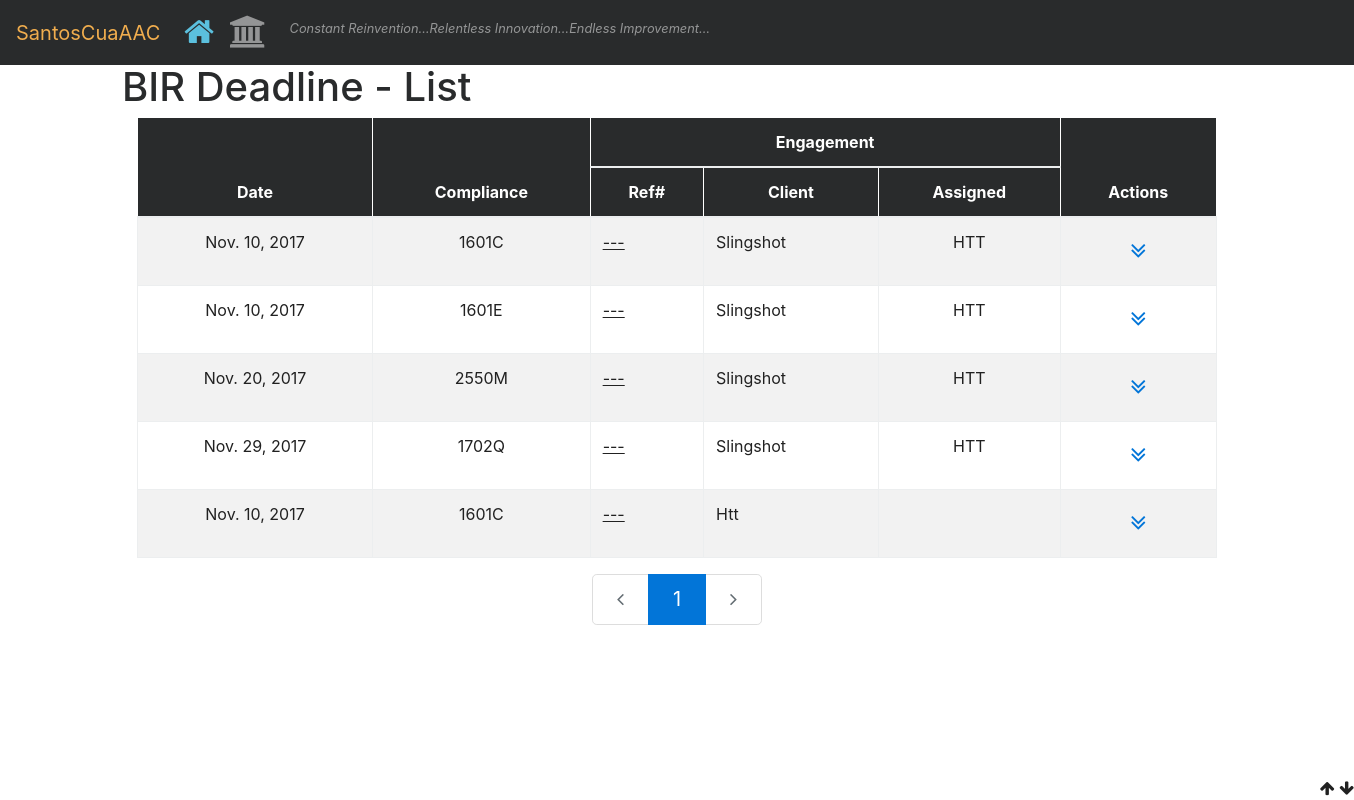
Before: /compliance/bir with the older database file.
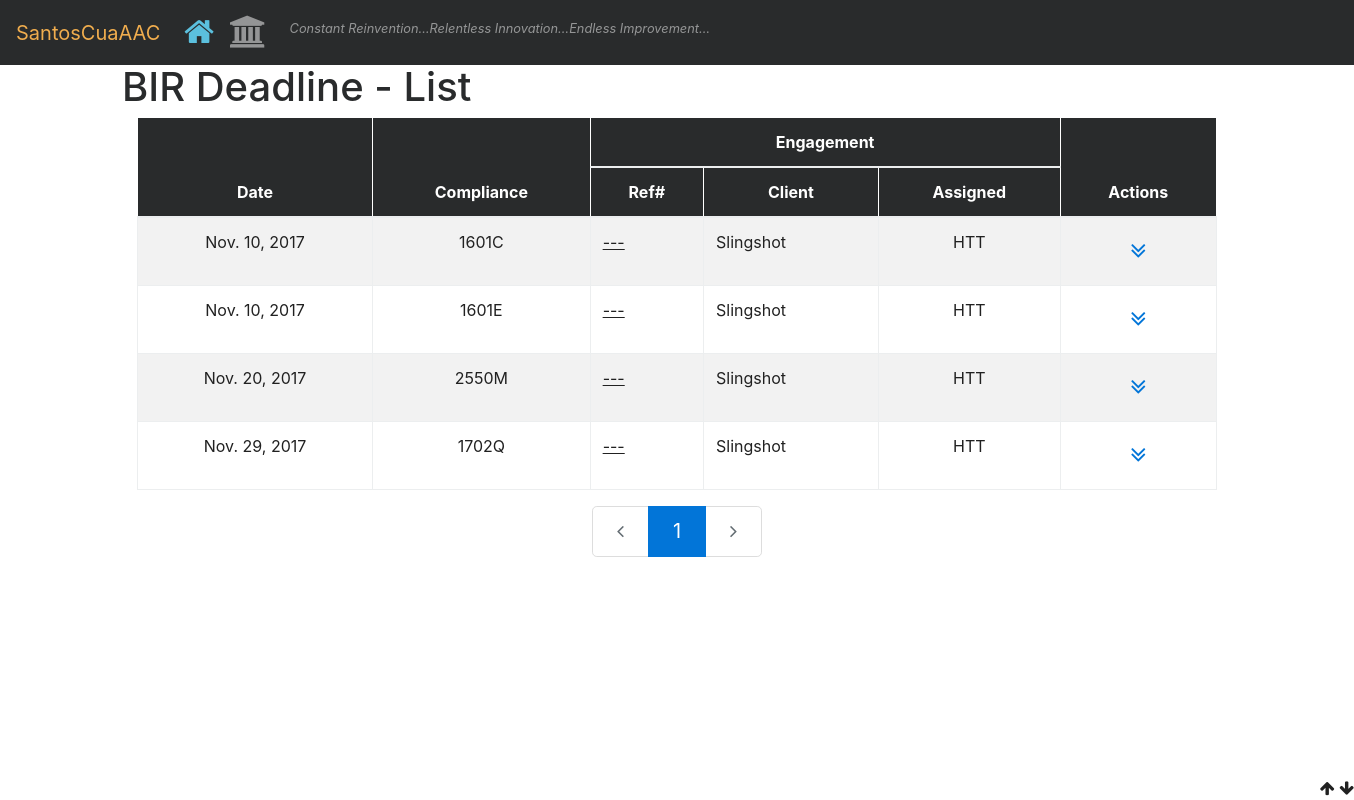
After: the same page with the newer database file.
### compliance/models.py (models this page shows, shortened)
class BirDeadline(models.Model):
    class Meta:
        verbose_name_plural = 'Deadlines - BIR'
    compliance = models.ForeignKey(BirCompliance)
    date_deadline = models.DateField(null=False, blank=False, default=timezone.now, verbose_name='deadline')
    date_notify_start = models.DateField(null=False, blank=False, verbose_name='notification starts on')

class BirCompliance(models.Model):
    class Meta:
        verbose_name_plural = 'Compliance - BIR'
    client = models.ForeignKey(Client)
    bir_form = models.ForeignKey(BirForm)
    is_active = models.BooleanField(null=False, default=False)

class Client(models.Model):
    line_of_business_choices = [
        (1, 'OTHER TELECOMMUNICATION'),
        (2, 'OTHER WHOLESALING'),
        (3, 'SALE OF AGGREGATES'),
        (4, 'OTHER RETAIL SALE IN SPECIALIZED STORES'),
    ]
    engagement_series_num = models.IntegerField(null=True, blank=True, editable=False)
    contact = models.ForeignKey(Contact, verbose_name='client')
    rdo = models.ForeignKey(Rdo)
    line_of_business = models.IntegerField(
        null=True,
        blank=True,
        choices=line_of_business_choices
    )
    date_start = models.DateField(
        default=timezone.now,
        null=False,
        blank=False,
    )
    date_end = models.DateField(null=True, blank=True)
    is_active = models.BooleanField(null=False, default=False)
    is_deleted = models.BooleanField(default=False)
    practitioners = models.ManyToManyField(
        Employee,
        through='ClientPractitioner'
    )
    def __str__(self):
        ret = self.contact.alias
        return ret
    @property
    def doc_ref(self):
        if (not ((self.engagement_series_num == None) or (self.date_start == None))):
            series = self.engagement_series_num
            year = str(self.date_start.year)
            prefix = 'EC'
            series = str(100000 + series)[1:]
            ret = '-'.join([prefix, year,series])
        else:
            ret = '---'
        return ret
    @property
    def assigned(self):
        ret = '---'
        if (self.practitioners):
            ret = self.practitioners.first()
        return ret

### bir/models.py (models this page shows)
class BirForm(models.Model):
    dpc_choices = [
        (1, 'monthly'),
        (2, 'quarterly'),
        (3, 'annually'),
        (4, 'custom'),
    ]
    dcr_choices = [
        (1, 'absolute'),
        (2, 'relative'),
    ]
    ddt_choices = [
        (1, 'fix'),
        (2, 'count'),
    ]
    form_code = models.CharField(max_length=10, null=False, blank=False, verbose_name='code')
    form = models.CharField(max_length=50, null=False, blank=False)
    description = models.CharField(max_length=250, null=True, blank=True)
    deadline_period = models.IntegerField(choices=dpc_choices, verbose_name='period', )
    deadline_cy_ref = models.IntegerField(choices=dcr_choices, verbose_name='bus. year ref', default=2)
    deadline_date_type = models.IntegerField(choices=ddt_choices, verbose_name='date type', default=1)
    def __str__(self):
        ret = str(self.form_code)
        return ret

### contacts/models.py (models this page shows, shortened)
class Contact(models.Model):
	entity_type_choices = [
		(1, 'Person'),
		(2, 'Artificial'),
	]
	image = models.ImageField(upload_to='contacts/images/', null=True, blank=True)
	entity_type = models.IntegerField(default=1, choices=entity_type_choices)
	registered_name = models.CharField(max_length=50, null=True, blank=True)
	trade_name = models.CharField(max_length=50, null=True, blank=True)
	first_name = models.CharField(max_length=50, null=True, blank=True)
	last_name = models.CharField(max_length=50, null=True, blank=True)
	middle_name = models.CharField(max_length=50, blank=True, null=True)
	alias = models.CharField(max_length=50, null=False, blank=False)
	tax_num = models.CharField(max_length=12, unique=True, null=True, blank=True)
	ss_num = models.CharField(max_length=20, blank=True, null=True)
	health_num = models.CharField(max_length=20, blank=True, null=True)
	hdmf_num = models.CharField(max_length=20, blank=True, null=True)
	date_of_birth = models.DateField()
	is_client = models.BooleanField(null=False, default=False)
	is_employee = models.BooleanField(null=False, default=False)
	is_deleted = models.BooleanField(default=False)
	vip_alias = models.CharField(max_length=10, null=True, blank=True)

### employees/models.py (models this page shows, shortened)
class Employee(models.Model):
    contact = models.ForeignKey(Contact, on_delete=models.CASCADE, verbose_name='Name')
    id_num = models.CharField(max_length=30, unique=True, null=True, blank=True)
    abbr = models.CharField(max_length=5, unique=True, null=True, blank=True)
    date_hired = models.DateField(default=timezone.now)
    date_resigned = models.DateField(null=True, blank=True)
    is_deleted = models.BooleanField(default=False)

### compliance/views.py (the view)
    def index(request):
        bir_list = BirDeadline.objects.all()
        paginator = Paginator(bir_list, 25)
        page = request.GET.get('page')
        try:
            bir = paginator.page(page)
        except PageNotAnInteger:
            bir = paginator.page(1)
        except EmptyPage:
            bir = paginator.page(paginator.num_pages)
        context = {
            'bir_list': bir,
        }
        return render(request, 'compliance/bir/index.html', context)

### compliance/templates/compliance/bir/index.html (shortened to what this page needs)
{% extends "../base.html" %}
{% block content %}
     <h1 class="">BIR Deadline - List</h1>
    {% if bir_list %}
        <div class="container">
            <table class="table table-condensed table-bordered table-hover table-striped color-black">
                <thead class="table-inverse">
                    <tr class="text-capitalize ">
                        <th class="text-center " rowspan="2">date</th>
                        <th class="text-center " rowspan="2">compliance</th>
                        <th class="text-center " colspan="3">engagement</th>
                        <th class="text-center " rowspan="2">actions</th>
                    </tr>
                    <tr class="text-capitalize text-sm">
                        <th class="text-center ">ref#</th>
                        <th class="text-center ">client</th>
                        <th class="text-center ">assigned</th>
                    </tr>
                </thead>
                    {% for deadline in bir_list %}
                        <tr>
                            <td class="text-center ">
                                {{deadline.date_deadline}}
                            </td>
                            <td class="text-center ">
                                {{deadline.compliance.bir_form}}
                            </td>
                            <td>
                                <a class="color-black" href="{% url 'compliance:client_detail' deadline.compliance.client.id%}">
                                    <u>{{deadline.compliance.client.doc_ref}}</u>
                                </a>
                            </td>
                            <td>
                                {{deadline.compliance.client|title}}
                            </td>
                            <td class="text-center">
                                {{deadline.compliance.client.assigned.abbr|upper}}
                            </td>
                            <td class="text-center">
                                <a class="btn btn-outline-default action-toggle-buttons" data-toggle="collapse" href="#id-table-actions-{{forloop.counter}}" aria-expanded="false" aria-controls="id-table-actions-{{forloop.counter}}">
                                  <i class="fa fa-angle-double-down actions-toggle-icons"></i>
                                </a>
                            </td>
                        </tr>
                    {% endfor %}
            </table>
        </div>
    {% endif %}
    <nav aria-label="Client index navigation">
        <ul class="pagination pagination-lg justify-content-center">
            {% ifequal bir_list.has_previous False %}
                <li class='disabled previous page-item '>
                    <span class="page-link"><i class="fa fa-angle-left icon-label" title="previous"></i></span>
                </li>
            {% endifequal %}
            {% with ''|center:bir_list.paginator.num_pages as range %}
                {% for _ in range %}
                    {% ifequal bir_list.number forloop.counter%}
                        <li class="active page-item">
                            <a class="page-link" href="?page={{ forloop.counter }}">{{ forloop.counter }}</a>
                        </li>
                    {% endifequal %}
                {% endfor %}
            {% endwith %}
            {% ifequal bir_list.has_next False %}
                <li class='page-item disabled'>
                    <span class="page-link"><i class="fa fa-angle-right icon-label" title="next"></i></span>
                </li>
            {% endifequal %}
        </ul>
    </nav>
{% endblock content %}

Changed rows visible on the page:
removed BirDeadline: date_deadline "Nov. 10, 2017", compliance.bir_form "1601C", compliance.client.doc_ref "---", compliance.client "Htt"
